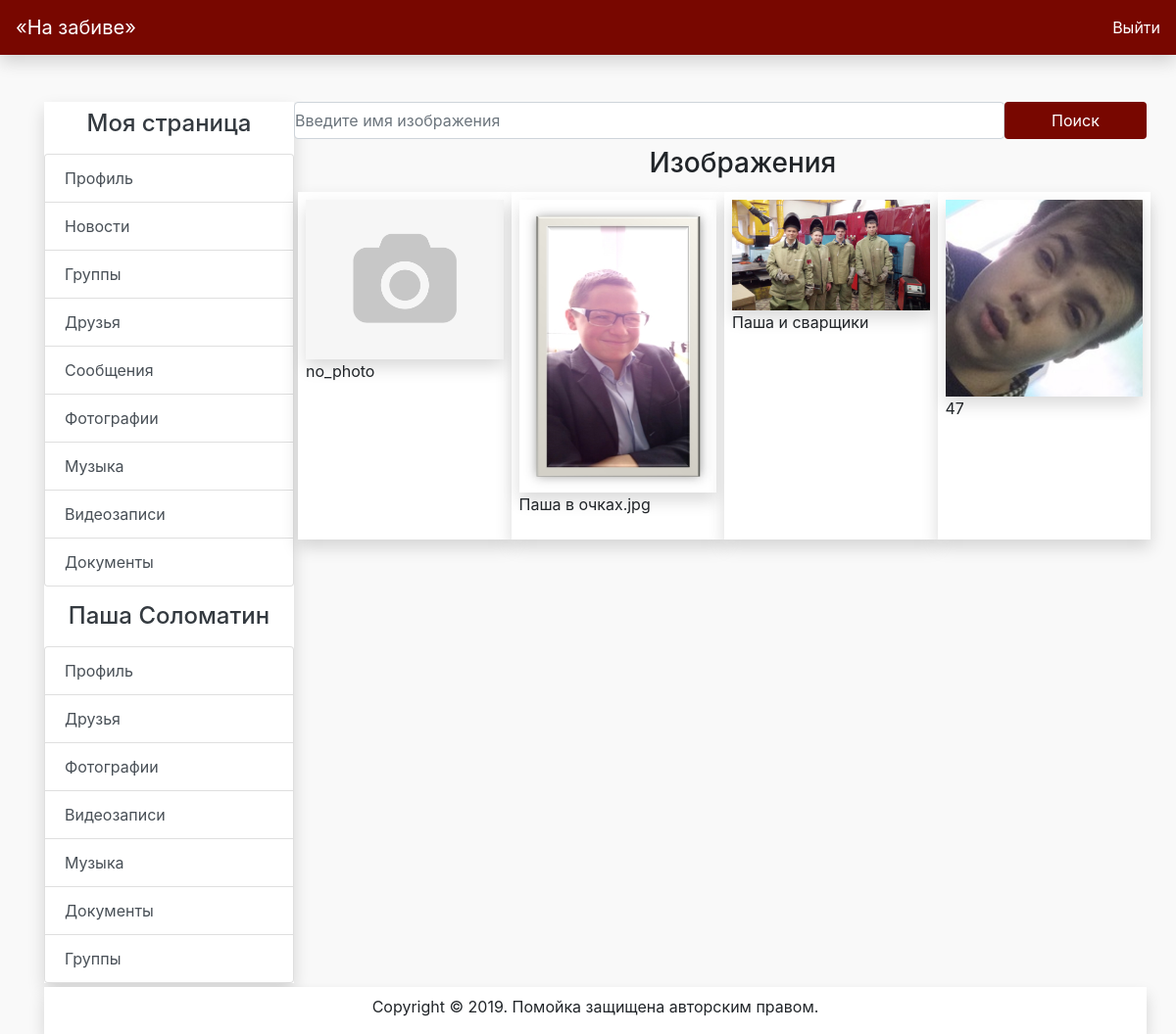
The page /photo/1 (signed in) on the database its author committed.
### database.py (models this page shows)
class User(db.Model):
    id = db.Column(db.Integer, primary_key=True)
    username = db.Column(db.String(80), unique=True, nullable=False)
    password = db.Column(db.String(80), nullable=False)
    name = db.Column(db.String(80), nullable=False)
    surname = db.Column(db.String(80), nullable=False)
    avatar = db.Column(db.Integer, nullable=False, default=1)
    time = db.Column(db.DateTime, nullable=False, default=datetime.now())

class Resource(db.Model):
    id = db.Column(db.Integer, primary_key=True)
    category = db.Column(db.String(20), unique=False, nullable=False)
    path = db.Column(db.String(120), unique=True, nullable=True)
    name = db.Column(db.String(120), nullable=False)
    author = db.Column(db.Integer, nullable=False)

### main.py (the view, shortened to what this page needs)
@app.route("/photo/<user_id>", methods=['GET', 'POST'])
def photo_user(user_id):
    if not is_auth():
        return redirect("/")
    user = UserModel().get(user_id)
    search = False
    searched_files = []
    render_data = {
        "title": "Фотографии",
        "photos": ResourceModel().get_for(user_id, category="image"),
        "form": ImageForm(),
        "search": search,
        "searched_files": searched_files,
        "number": len(searched_files),
        "user": user,
        "page_profile": True,
    }
    return render_template("photo.html", **render_data)

### main.py
class ImageForm(FlaskForm):
    name = StringField('Теги', validators=[DataRequired()])
    img = FileField('Изображение', validators=[DataRequired()])
    submit = SubmitField('Добавить')

### database.py (called while the page is built)
    def get(self, id):
        user = User.query.filter(User.id == id).first()
        if not user:
            return
        return user

    def exists(self, username, password):
        user = User.query.filter(User.username == username).first()
        if not user:
            return "Not found"
        if user.password != password:
            return "Wrong password"
        return user

    def get_for(self, user, category=""):
        if category:
            resources = Resource.query.filter(
                Resource.author == user, Resource.category == category).all()
        else:
            resources = Resource.query.filter(Resource.author == user).all()
        return resources

### main.py (called while the page is built)
def is_auth():
    return "user_login" in session \
           and UserModel().exists(session["user_login"],
                                  session["user_password"]) != "Not found"

### templates/photo.html (shortened to what this page needs)
{% extends "main.html" %}
{% block content %}
    <form name="search" method="post">
        <div class="row">
            <div class="col-10 p-0">
                <input type="text" class="form-control col-12 p-0" id="email"
                       placeholder="Введите имя изображения"
                       name="search">
            </div>
            <div class="col-2 p-0">
                <button type="submit"
                        class="btn text-white bg-dryandex mb-2 col-12">Поиск
                </button>
            </div>
        </div>
    </form>
    <div class="row">
        <h3 class="offset-5">Изображения</h3>
        <div class="mt-1 ml-1 col-12">
            <div class="row">
                {% for img in photos %}
                    <div class="col-lg-3 col-md-4 col-sm-6 col-xs-12 bg-white shadow p-2">
                        <img src="/{{ img.path }}" class="col-12 p-0 shadow"
                             alt="photo"/>
                        <p>{{ img.name }}</p>
                    </div>
                {% endfor %}
        </div>
    </div>
</div>
{% endblock %}

### templates/main.html (shortened to what this page needs)
<!doctype html>
<html lang="en">
<head>
    <link rel="stylesheet" href="https://stackpath.bootstrapcdn.com/bootstrap/4.3.1/css/bootstrap.min.css"
>
    <link rel="stylesheet" href="/static/css/main.css">
</head>
<body>
<nav class="navbar navbar-expand-md navbar-dark bg-dryandex shadow">
    <a class="navbar-brand" href="/">&laquo;На забиве&raquo;</a>
    <div class="collapse navbar-collapse" id="navbarCollapse">
        <form class="form-inline mt-2 mt-md-0">
            <a class="text-white" href="/logout">Выйти</a>
        </form>
    </div>
</nav>
<div class="container mt-5">
    <div class="row">
        <div class="col-3">
            <div class="shadow bg-white shadow" id="left_content">
                <div class="h4 text-dark text-center pt-2 mb-3">Моя страница</div>
                <div class="list-group" id="list-tab" role="tablist">
                    <a class="list-group-item list-group-item-action"
                       href="/profile">Профиль</a>
                    <a class="list-group-item list-group-item-action"
                       href="/news">Новости</a>
                    <a class="list-group-item list-group-item-action"
                       href="/groups">Группы</a>
                    <a class="list-group-item list-group-item-action"
                       href="/friends">Друзья</a>
                    <a class="list-group-item list-group-item-action"
                       href="/dialogs">Сообщения</a>
                    <a class="list-group-item list-group-item-action"
                       href="/photo">Фотографии</a>
                    <a class="list-group-item list-group-item-action"
                       href="/audio">Музыка</a>
                    <a class="list-group-item list-group-item-action"
                       href="/videos">Видеозаписи</a>
                    <a class="list-group-item list-group-item-action"
                       href="/documents">Документы</a>
                </div>
                {% if page_profile and user.id != session["user_id"] %}
                    <div class="h4 text-dark text-center mt-3 mb-3">{{ user.name }} {{ user.surname }}</div>
                    <div class="list-group" id="list-tab" role="tablist">
                        <a class="list-group-item list-group-item-action"
                           href="/profile/{{ user.id }}">Профиль</a>
                        <a class="list-group-item list-group-item-action"
                           href="/friends/{{ user.id }}">Друзья</a>
                        <a class="list-group-item list-group-item-action"
                           href="/photo/{{ user.id }}">Фотографии</a>
                        <a class="list-group-item list-group-item-action"
                           href="/videos/{{ user.id }}">Видеозаписи</a>
                        <a class="list-group-item list-group-item-action"
                           href="/audio/{{ user.id }}">Музыка</a>
                        <a class="list-group-item list-group-item-action"
                           href="/documents/{{ user.id }}">Документы</a>
                        <a class="list-group-item list-group-item-action"
                           href="/groups/{{ user.id }}">Группы</a>
                    </div>
                {% endif %}
            </div>
        </div>
        <div class="col-9 pl-0" id="main_content">
            {% block content %}{% endblock %}
        </div>
    </div>
<div class="row pl-0 ml-0 ">
    <div class="bg-white col-12 shadow mt-1 shadow">
        <p class="text-center pt-2">Copyright &copy; 2019. Помойка защищена авторским правом.</p>
    </div>
</div>
</div>
</body>
</html>

### static/css/main.css (style rules this page uses)
.bg-dryandex { background: #780700 !important; }
body { background: #f9f9f9; }

### rows shown on the page
User: name "Паша", surname "Соломатин"
Resource: path (placeholder picture), name "no_photo"
Resource: path (picture), name "Паша в очках.jpg"
Resource: path (picture), name "Паша и сварщики"
Resource: path (picture), name "47"
